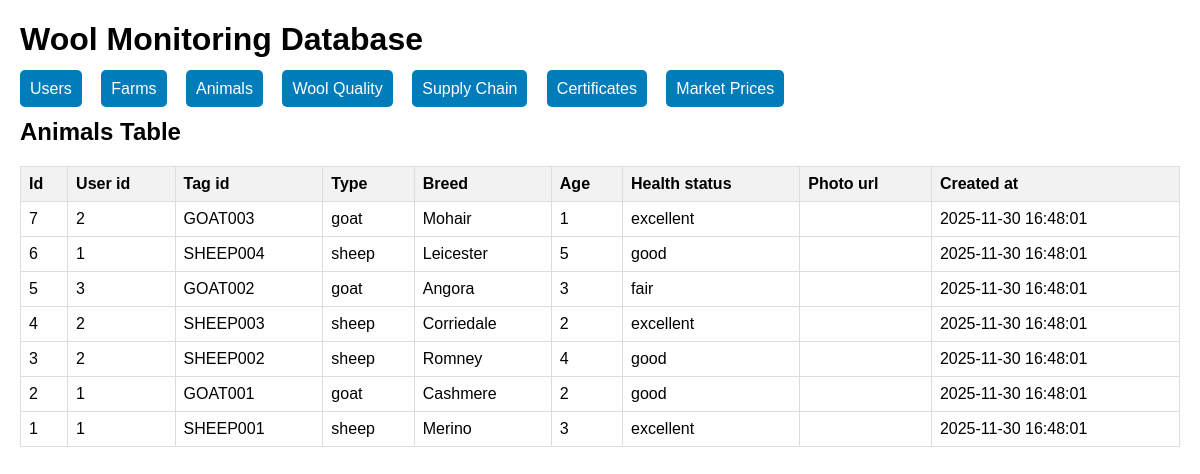
Screenshot of /?table=animals with the database file from the repository.
### tables this page shows
CREATE TABLE IF NOT EXISTS animals (
    id INT AUTO_INCREMENT PRIMARY KEY,
    user_id INT NOT NULL DEFAULT 1,
    tag_id VARCHAR(50) UNIQUE NOT NULL,
    type ENUM('sheep', 'goat') NOT NULL,
    breed VARCHAR(50),
    age INT,
    health_status ENUM('excellent', 'good', 'fair', 'poor') DEFAULT 'good',
    photo_url VARCHAR(255),
    created_at TIMESTAMP DEFAULT CURRENT_TIMESTAMP
);

### index.php (the view, shortened to what this page needs)
<!DOCTYPE html>
<html>
<head>
</head>
<body>
    <h1>Wool Monitoring Database</h1>
    <div class="nav">
        <a href="?table=users">Users</a>
        <a href="?table=farms">Farms</a>
        <a href="?table=animals">Animals</a>
        <a href="?table=wool_quality">Wool Quality</a>
        <a href="?table=supply_chain">Supply Chain</a>
        <a href="?table=certificates">Certificates</a>
        <a href="?table=market_prices">Market Prices</a>
    </div>
    <?php
    require_once 'config.php';
    $table = $_GET['table'] ?? 'users';
    try {
        $stmt = $pdo->query("SELECT * FROM $table ORDER BY id DESC LIMIT 50");
        $data = $stmt->fetchAll(PDO::FETCH_ASSOC);
        if ($data) {
            echo "<h2>" . ucfirst(str_replace('_', ' ', $table)) . " Table</h2>";
            echo "<table>";
            echo "<tr>";
            foreach (array_keys($data[0]) as $column) {
                echo "<th>" . ucfirst(str_replace('_', ' ', $column)) . "</th>";
            }
            echo "</tr>";
            foreach ($data as $row) {
                echo "<tr>";
                foreach ($row as $value) {
                    echo "<td>" . htmlspecialchars($value ?? '') . "</td>";
                }
                echo "</tr>";
            }
            echo "</table>";
        } else {
            echo "<p>No data found in $table table.</p>";
        }
    } catch(PDOException $e) {
        echo "Error: " . $e->getMessage();
    }
    ?>
</body>
</html>

### index.php (style rules this page uses)
body { font-family: Arial, sans-serif; margin: 20px; }
table { border-collapse: collapse; width: 100%; margin: 20px 0; }
th, td { border: 1px solid #ddd; padding: 8px; text-align: left; }
th { background-color: #f2f2f2; }
.nav { margin: 20px 0; }
.nav a { margin-right: 15px; padding: 10px; background: #007cba; color: white; text-decoration: none; border-radius: 5px; }

### rows the page displays
animals: id "7", user "2", tag "GOAT003", type "goat", breed "Mohair", age "1", health_status "excellent", created_at "2025-11-30 16:48:01"
animals: id "6", user "1", tag "SHEEP004", type "sheep", breed "Leicester", age "5", health_status "good", created_at "2025-11-30 16:48:01"
animals: id "5", value "3", tag "GOAT002", type "goat", breed "Angora", health_status "fair", created_at "2025-11-30 16:48:01"
animals: id "4", value "2", tag "SHEEP003", type "sheep", breed "Corriedale", health_status "excellent", created_at "2025-11-30 16:48:01"
animals: id "3", user "2", tag "SHEEP002", type "sheep", breed "Romney", age "4", health_status "good", created_at "2025-11-30 16:48:01"
animals: value "2", user "1", tag "GOAT001", type "goat", breed "Cashmere", health_status "good", created_at "2025-11-30 16:48:01"
animals: value "1", tag "SHEEP001", type "sheep", breed "Merino", age "3", health_status "excellent", created_at "2025-11-30 16:48:01"

### other values shown
str_replace('_', ' ', $table) "Animals"
str_replace('_', ' ', $column) "Id"
str_replace('_', ' ', $column) "User id"
str_replace('_', ' ', $column) "Tag id"
str_replace('_', ' ', $column) "Type"
str_replace('_', ' ', $column) "Breed"
str_replace('_', ' ', $column) "Age"
str_replace('_', ' ', $column) "Health status"
str_replace('_', ' ', $column) "Photo url"
str_replace('_', ' ', $column) "Created at"
